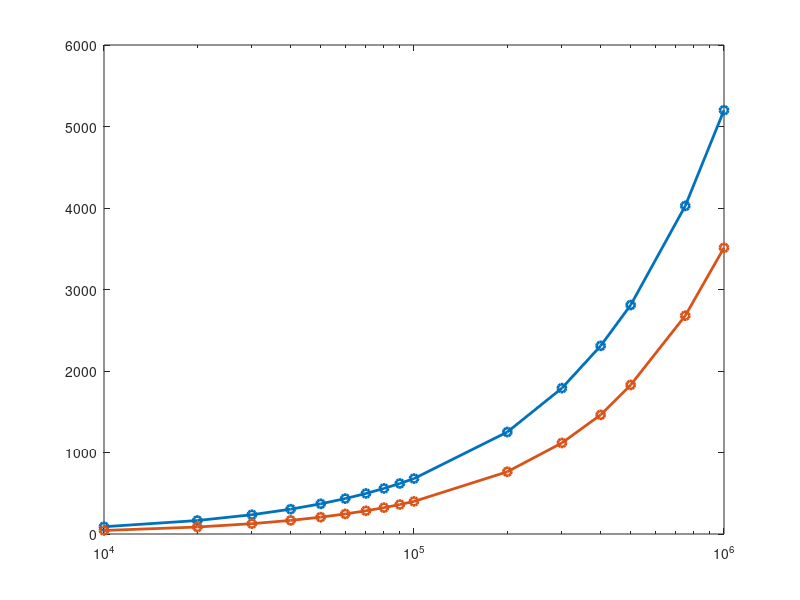

This figure's MATLAB source: (Note: this script raises an error after producing the figure.)
clear all;close all

% Circular pipe flow - wall heating - matches well with D-B correlation
Re=[10000 20000 30000 40000 50000 60000 70000 80000 90000 100000 200000 300000 400000 500000 750000 1000000];
Nu=[89.2587 165.3526 236.3955 304.3768 370.2091 434.4064 497.2896 559.0866 619.9480 680.0172 1.2511e+03 1.7895e+03 2.3086e+03 2.8093e+03 4.0257e+03 5.1997e+03]; % With finer mesh, from circular_heatedwalls_data
Pr=13.5146;
figure(1);semilogx(Re,Nu,'-o','linewidth',2)

% Circular pipe flow with internal dissipation with Abe/Antonia dissipation profile - epsilon*rhow in Phi
% calculation (compare Phi/rhow with E) - WITH NEAR-WALL EPSILON (CONSTANT from y/h<30/hplus)
Re=[10000 20000 30000 40000 50000 60000 70000 80000 90000 100000 200000 300000 400000 500000 750000 1000000];
Nu=[43.3028 85.510 126.5970 166.9143 206.6587 245.9381 284.8349 323.4069 361.6920 399.7326 763.6548 1.1172e+03 1.4616e+03 1.8287e+03 2.6788e+03 3.5119e+03]; % With finer mesh, from circular_dissipation_data
figure(1);hold on;semilogx(Re,Nu,'-o','linewidth',2)
    
% Restart color order
ax = gca;
ax.ColorOrderIndex = 1;

% Channel flow - wall heating
Re=[10000 20000 30000 40000 50000 60000 70000 80000 90000 100000 200000 300000 400000 500000 750000 1000000]; 
Nu=[162.4 304.0 436.5 563.6 686.8 807.1 925.0 1041 1155.3 1268.1 2.3430e+03 3.3585e+03 4.3391e+03 5.2859e+03 7.5885e+03 9.8136e+03]; % With finer mesh, from channel_heatedwalls_data

figure(1);hold on;semilogx(Re,Nu,'-.x','linewidth',2)
    
% Channel flow - with Abe/Antonia dissipation profile - epsilon*rhow in Phi
% calculation (compare Phi/rhow with E) - WITH NEAR-WALL EPSILON (CONSTANT from y/h<30/hplus)
Re=[10000 20000 30000 40000 50000 60000 70000 80000 90000 100000 200000 300000 400000 500000 750000 1000000];
Nu=[91.1845 178.9022 264.1219 347.7000 430.0565 511.4583 592.0762 672.0347 751.4468 830.0000 1.5861e+03 2.3193e+03 3.0395e+03 3.8071e+03 5.5886e+03 7.3389e+03]; % With finer mesh, from AA_dissipationintegral_data
E=[0.0026 0.0173 0.0530 0.1176 0.2186 0.3632 0.5580 0.8099 1.1253 1.5105];
Phi=[4.98 33.29 101.75 224.15 415.74 684.34 1048 1512.7 2097.6 2794.3];
figure(1);semilogx(Re,Nu,'-.x','linewidth',2)
figure(1);set(gca,'FontSize',18)
axis([10000 1000000 0 10000])
xlabel('Re');ylabel('Nu');
legend('Circular conduit - heated walls','Circular conduit - dissipation','Sheet - heated walls','Sheet - dissipation')